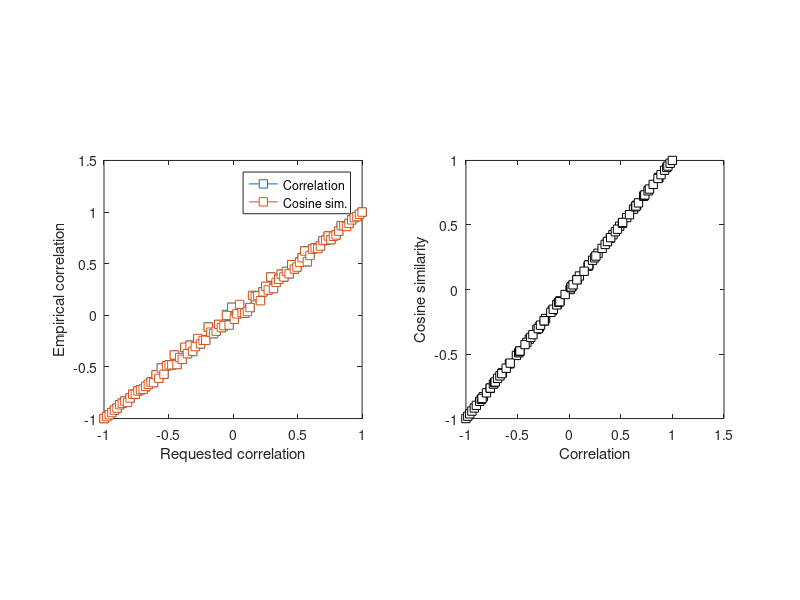

The MATLAB source for this figure:
%%
%   COURSE: Master statistics and machine learning: intuition, math, code										
%      URL: udemy.com/course/statsml_x/?couponCode=202112 
% 
%  SECTION: Correlation
%    VIDEO: Cosine similarity
% 
%  TEACHER: Mike X Cohen, sincxpress.com
%

%%

% a clear MATLAB workspace is a clear mental workspace
close all; clear; clc

%% 

% range of requested correlation coefficients
rs = linspace(-1,1,100);

% sample size
N = 500;

% initialize output matrix
corrs = zeros(length(rs),2);


for ri=1:length(rs)
    
    % generate data
    x = randn(N,1);
    y = x*rs(ri) + randn(N,1)*sqrt(1-rs(ri)^2);
    
    % optional mean-off-centering
    %x = x+10;
    %y = y+10;
    
    
    % compute correlation
    corrs(ri,1) = corr(x,y);
    
    % compute cosine similarity
    cs_num = sum(x.*y);
    cs_den = sqrt(sum(x.*x)) * sqrt(sum(y.*y));
    corrs(ri,2) = cs_num / cs_den;
    
    % using built-in distance function
    %corrs(ri,2) = 1-pdist([x y]','cosine');
end

% and visualize
figure(1), clf
subplot(121)
plot(rs,corrs,'s-','markerfacecolor','w')
axis square
legend({'Correlation';'Cosine sim.'})
xlabel('Requested correlation')
ylabel('Empirical correlation')

subplot(122)
plot(corrs(:,1),corrs(:,2),'ks','markerfacecolor','w')
axis square
xlabel('Correlation')
ylabel('Cosine similarity')


% their empirical correlation
corr(corrs)

%% done.
